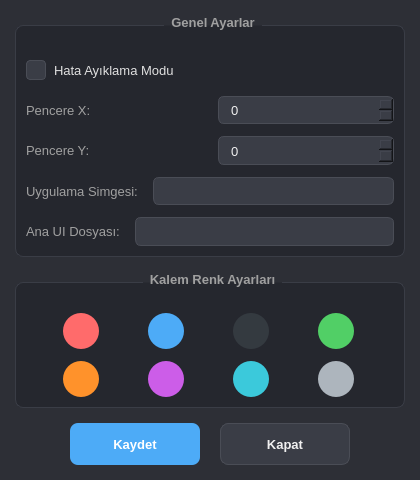
<?xml version="1.0" encoding="UTF-8"?>
<ui version="4.0">
 <class>SettingsWindow</class>
 <widget class="QMainWindow" name="SettingsWindow">
  <property name="geometry">
   <rect>
    <x>0</x>
    <y>0</y>
    <width>420</width>
    <height>480</height>
   </rect>
  </property>
  <property name="minimumSize">
   <size>
    <width>420</width>
    <height>480</height>
   </size>
  </property>
  <property name="maximumSize">
   <size>
    <width>420</width>
    <height>526</height>
   </size>
  </property>
  <property name="windowTitle">
   <string>Ayarlar</string>
  </property>
  <property name="styleSheet">
   <string notr="true">* {
    font-family: 'Segoe UI', 'Arial', sans-serif;
    font-size: 10pt;
}

QMainWindow {
    background-color: #2d2f36;
    color: #f0f0f0;
    border-radius: 12px;
}</string>
  </property>
  <widget class="QWidget" name="centralwidget">
   <layout class="QVBoxLayout" name="verticalLayout">
    <property name="spacing">
     <number>15</number>
    </property>
    <property name="margin">
     <number>15</number>
    </property>
    <item>
     <widget class="QGroupBox" name="general_settings_group">
      <property name="styleSheet">
       <string notr="true">QGroupBox {
    border: 1px solid #3a3d46;
    border-radius: 8px;
    margin-top: 10px;
    font-weight: 600;
    padding-top: 20px;
    background-color: #25272e;
    color: #a0a0a0;
}
QGroupBox::title {
    subcontrol-origin: margin;
    subcontrol-position: top center;
    padding: 0 5px;
    color: #a0a0a0;
}</string>
      </property>
      <property name="title">
       <string>Genel Ayarlar</string>
      </property>
      <layout class="QVBoxLayout" name="verticalLayout_2">
       <property name="spacing">
        <number>12</number>
       </property>
       <property name="margin">
        <number>10</number>
       </property>
       <item>
        <widget class="QCheckBox" name="debug_mode_checkbox">
         <property name="styleSheet">
          <string notr="true">QCheckBox {
    spacing: 8px;
    font-weight: normal;
    padding: 4px 0;
    color: #e0e0e0;
}
QCheckBox::indicator {
    width: 18px;
    height: 18px;
    border-radius: 4px;
    border: 1px solid #4a4d56;
    background-color: #3a3d46;
}
QCheckBox::indicator:checked {
    background-color: #4dabf7;
    border-color: #4dabf7;
    image: url(:/icons/check.svg);
}</string>
         </property>
         <property name="text">
          <string>Hata Ayıklama Modu</string>
         </property>
        </widget>
       </item>
       <item>
        <layout class="QHBoxLayout" name="horizontalLayout">
         <property name="spacing">
          <number>15</number>
         </property>
         <item>
          <widget class="QLabel" name="label_x">
           <property name="styleSheet">
            <string notr="true">font-weight: normal;
color: #a0a0a0;</string>
           </property>
           <property name="text">
            <string>Pencere X:</string>
           </property>
          </widget>
         </item>
         <item>
          <widget class="QSpinBox" name="main_window_x_input">
           <property name="styleSheet">
            <string notr="true">QSpinBox {
    padding: 7px 10px;
    border: 1px solid #4a4d56;
    border-radius: 6px;
    background-color: #3a3d46;
    color: #f0f0f0;
    transition: border-color 0.3s ease, box-shadow 0.3s ease;
}
QSpinBox:hover {
    border-color: #5a5d66;
}
QSpinBox:focus {
    border-color: #4dabf7;
    box-shadow: 0 0 0 2px rgba(77, 171, 247, 0.2);
}</string>
           </property>
           <property name="minimum">
            <number>0</number>
           </property>
           <property name="maximum">
            <number>2000</number>
           </property>
          </widget>
         </item>
        </layout>
       </item>
       <item>
        <layout class="QHBoxLayout" name="horizontalLayout_2">
         <property name="spacing">
          <number>15</number>
         </property>
         <item>
          <widget class="QLabel" name="label_y">
           <property name="styleSheet">
            <string notr="true">font-weight: normal;
color: #a0a0a0;</string>
           </property>
           <property name="text">
            <string>Pencere Y:</string>
           </property>
          </widget>
         </item>
         <item>
          <widget class="QSpinBox" name="main_window_y_input">
           <property name="styleSheet">
            <string notr="true">QSpinBox {
    padding: 7px 10px;
    border: 1px solid #4a4d56;
    border-radius: 6px;
    background-color: #3a3d46;
    color: #f0f0f0;
    transition: border-color 0.3s ease, box-shadow 0.3s ease;
}
QSpinBox:hover {
    border-color: #5a5d66;
}
QSpinBox:focus {
    border-color: #4dabf7;
    box-shadow: 0 0 0 2px rgba(77, 171, 247, 0.2);
}</string>
           </property>
           <property name="minimum">
            <number>0</number>
           </property>
           <property name="maximum">
            <number>2000</number>
           </property>
          </widget>
         </item>
        </layout>
       </item>
       <item>
        <layout class="QHBoxLayout" name="horizontalLayout_3">
         <property name="spacing">
          <number>15</number>
         </property>
         <item>
          <widget class="QLabel" name="label_icon">
           <property name="styleSheet">
            <string notr="true">font-weight: normal;
color: #a0a0a0;</string>
           </property>
           <property name="text">
            <string>Uygulama Simgesi:</string>
           </property>
          </widget>
         </item>
         <item>
          <widget class="QLineEdit" name="app_icon_path_input">
           <property name="styleSheet">
            <string notr="true">QLineEdit {
    padding: 8px 12px;
    border: 1px solid #4a4d56;
    border-radius: 6px;
    background-color: #3a3d46;
    color: #f0f0f0;
    transition: border-color 0.3s ease, box-shadow 0.3s ease;
}
QLineEdit:hover {
    border-color: #5a5d66;
}
QLineEdit:focus {
    border-color: #4dabf7;
    box-shadow: 0 0 0 2px rgba(77, 171, 247, 0.2);
}</string>
           </property>
          </widget>
         </item>
        </layout>
       </item>
       <item>
        <layout class="QHBoxLayout" name="horizontalLayout_4">
         <property name="spacing">
          <number>15</number>
         </property>
         <item>
          <widget class="QLabel" name="label_main_ui">
           <property name="styleSheet">
            <string notr="true">font-weight: normal;
color: #a0a0a0;</string>
           </property>
           <property name="text">
            <string>Ana UI Dosyası:</string>
           </property>
          </widget>
         </item>
         <item>
          <widget class="QLineEdit" name="main_ui_file_input">
           <property name="styleSheet">
            <string notr="true">QLineEdit {
    padding: 8px 12px;
    border: 1px solid #4a4d56;
    border-radius: 6px;
    background-color: #3a3d46;
    color: #f0f0f0;
    transition: border-color 0.3s ease, box-shadow 0.3s ease;
}
QLineEdit:hover {
    border-color: #5a5d66;
}
QLineEdit:focus {
    border-color: #4dabf7;
    box-shadow: 0 0 0 2px rgba(77, 171, 247, 0.2);
}</string>
           </property>
          </widget>
         </item>
        </layout>
       </item>
      </layout>
     </widget>
    </item>
    <item>
     <widget class="QGroupBox" name="color_settings_group">
      <property name="styleSheet">
       <string notr="true">QGroupBox {
    border: 1px solid #3a3d46;
    border-radius: 8px;
    margin-top: 10px;
    font-weight: 600;
    padding-top: 20px;
    background-color: #25272e;
    color: #a0a0a0;
}
QGroupBox::title {
    subcontrol-origin: margin;
    subcontrol-position: top center;
    padding: 0 5px;
    color: #a0a0a0;
}</string>
      </property>
      <property name="title">
       <string>Kalem Renk Ayarları</string>
      </property>
      <layout class="QVBoxLayout" name="verticalLayout_3">
       <property name="spacing">
        <number>15</number>
       </property>
       <property name="margin">
        <number>10</number>
       </property>
       <item>
        <layout class="QGridLayout" name="colorGridLayout">
         <property name="spacing">
          <number>12</number>
         </property>
         <item row="0" column="0">
          <widget class="QPushButton" name="color_red">
           <property name="minimumSize">
            <size>
             <width>36</width>
             <height>36</height>
            </size>
           </property>
           <property name="maximumSize">
            <size>
             <width>36</width>
             <height>36</height>
            </size>
           </property>
           <property name="toolTip">
            <string>Kırmızı</string>
           </property>
           <property name="styleSheet">
            <string notr="true">QPushButton {
    background-color: #ff6b6b;
    border-radius: 18px;
    border: none;
    transition: transform 0.2s ease, box-shadow 0.2s ease;
}
QPushButton:hover {
    transform: scale(1.1);
    box-shadow: 0 0 10px rgba(255, 107, 107, 0.6);
}
QPushButton:pressed {
    transform: scale(0.95);
}</string>
           </property>
           <property name="text">
            <string/>
           </property>
          </widget>
         </item>
         <item row="0" column="1">
          <widget class="QPushButton" name="color_blue">
           <property name="minimumSize">
            <size>
             <width>36</width>
             <height>36</height>
            </size>
           </property>
           <property name="maximumSize">
            <size>
             <width>36</width>
             <height>36</height>
            </size>
           </property>
           <property name="toolTip">
            <string>Mavi</string>
           </property>
           <property name="styleSheet">
            <string notr="true">QPushButton {
    background-color: #4dabf7;
    border-radius: 18px;
    border: none;
    transition: transform 0.2s ease, box-shadow 0.2s ease;
}
QPushButton:hover {
    transform: scale(1.1);
    box-shadow: 0 0 10px rgba(77, 171, 247, 0.6);
}
QPushButton:pressed {
    transform: scale(0.95);
}</string>
           </property>
           <property name="text">
            <string/>
           </property>
          </widget>
         </item>
         <item row="0" column="2">
          <widget class="QPushButton" name="color_black">
           <property name="minimumSize">
            <size>
             <width>36</width>
             <height>36</height>
            </size>
           </property>
           <property name="maximumSize">
            <size>
             <width>36</width>
             <height>36</height>
            </size>
           </property>
           <property name="toolTip">
            <string>Siyah</string>
           </property>
           <property name="styleSheet">
            <string notr="true">QPushButton {
    background-color: #343a40;
    border-radius: 18px;
    border: none;
    transition: transform 0.2s ease, box-shadow 0.2s ease;
}
QPushButton:hover {
    transform: scale(1.1);
    box-shadow: 0 0 10px rgba(52, 58, 64, 0.6);
}
QPushButton:pressed {
    transform: scale(0.95);
}</string>
           </property>
           <property name="text">
            <string/>
           </property>
          </widget>
         </item>
         <item row="0" column="3">
          <widget class="QPushButton" name="color_green">
           <property name="minimumSize">
            <size>
             <width>36</width>
             <height>36</height>
            </size>
           </property>
           <property name="maximumSize">
            <size>
             <width>36</width>
             <height>36</height>
            </size>
           </property>
           <property name="toolTip">
            <string>Yeşil</string>
           </property>
           <property name="styleSheet">
            <string notr="true">QPushButton {
    background-color: #51cf66;
    border-radius: 18px;
    border: none;
    transition: transform 0.2s ease, box-shadow 0.2s ease;
}
QPushButton:hover {
    transform: scale(1.1);
    box-shadow: 0 0 10px rgba(81, 207, 102, 0.6);
}
QPushButton:pressed {
    transform: scale(0.95);
}</string>
           </property>
           <property name="text">
            <string/>
           </property>
          </widget>
         </item>
         <item row="1" column="0">
          <widget class="QPushButton" name="color_custom1">
           <property name="minimumSize">
            <size>
             <width>36</width>
             <height>36</height>
            </size>
           </property>
           <property name="maximumSize">
            <size>
             <width>36</width>
             <height>36</height>
            </size>
           </property>
           <property name="toolTip">
            <string>Turuncu</string>
           </property>
           <property name="styleSheet">
            <string notr="true">QPushButton {
    background-color: #ff922b;
    border-radius: 18px;
    border: none;
    transition: transform 0.2s ease, box-shadow 0.2s ease;
}
QPushButton:hover {
    transform: scale(1.1);
    box-shadow: 0 0 10px rgba(255, 146, 43, 0.6);
}
QPushButton:pressed {
    transform: scale(0.95);
}</string>
           </property>
           <property name="text">
            <string/>
           </property>
          </widget>
         </item>
         <item row="1" column="1">
          <widget class="QPushButton" name="color_custom2">
           <property name="minimumSize">
            <size>
             <width>36</width>
             <height>36</height>
            </size>
           </property>
           <property name="maximumSize">
            <size>
             <width>36</width>
             <height>36</height>
            </size>
           </property>
           <property name="toolTip">
            <string>Mor</string>
           </property>
           <property name="styleSheet">
            <string notr="true">QPushButton {
    background-color: #cc5de8;
    border-radius: 18px;
    border: none;
    transition: transform 0.2s ease, box-shadow 0.2s ease;
}
QPushButton:hover {
    transform: scale(1.1);
    box-shadow: 0 0 10px rgba(204, 93, 232, 0.6);
}
QPushButton:pressed {
    transform: scale(0.95);
}</string>
           </property>
           <property name="text">
            <string/>
           </property>
          </widget>
         </item>
         <item row="1" column="2">
          <widget class="QPushButton" name="color_custom3">
           <property name="minimumSize">
            <size>
             <width>36</width>
             <height>36</height>
            </size>
           </property>
           <property name="maximumSize">
            <size>
             <width>36</width>
             <height>36</height>
            </size>
           </property>
           <property name="toolTip">
            <string>Turkuaz</string>
           </property>
           <property name="styleSheet">
            <string notr="true">QPushButton {
    background-color: #3bc9db;
    border-radius: 18px;
    border: none;
    transition: transform 0.2s ease, box-shadow 0.2s ease;
}
QPushButton:hover {
    transform: scale(1.1);
    box-shadow: 0 0 10px rgba(59, 201, 219, 0.6);
}
QPushButton:pressed {
    transform: scale(0.95);
}</string>
           </property>
           <property name="text">
            <string/>
           </property>
          </widget>
         </item>
         <item row="1" column="3">
          <widget class="QPushButton" name="color_custom4">
           <property name="minimumSize">
            <size>
             <width>36</width>
             <height>36</height>
            </size>
           </property>
           <property name="maximumSize">
            <size>
             <width>36</width>
             <height>36</height>
            </size>
           </property>
           <property name="toolTip">
            <string>Gri</string>
           </property>
           <property name="styleSheet">
            <string notr="true">QPushButton {
    background-color: #adb5bd;
    border-radius: 18px;
    border: none;
    transition: transform 0.2s ease, box-shadow 0.2s ease;
}
QPushButton:hover {
    transform: scale(1.1);
    box-shadow: 0 0 10px rgba(173, 181, 189, 0.6);
}
QPushButton:pressed {
    transform: scale(0.95);
}</string>
           </property>
           <property name="text">
            <string/>
           </property>
          </widget>
         </item>
        </layout>
       </item>
      </layout>
     </widget>
    </item>
    <item>
     <spacer name="verticalSpacer">
      <property name="orientation">
       <enum>Qt::Vertical</enum>
      </property>
      <property name="sizeHint" stdset="0">
       <size>
        <width>20</width>
        <height>30</height>
       </size>
      </property>
     </spacer>
    </item>
    <item>
     <layout class="QHBoxLayout" name="horizontalLayout_6">
      <property name="spacing">
       <number>20</number>
      </property>
      <item>
       <spacer name="horizontalSpacer">
        <property name="orientation">
         <enum>Qt::Horizontal</enum>
        </property>
        <property name="sizeHint" stdset="0">
         <size>
          <width>40</width>
          <height>20</height>
         </size>
        </property>
       </spacer>
      </item>
      <item>
       <widget class="QPushButton" name="save_settings_btn">
        <property name="minimumSize">
         <size>
          <width>130</width>
          <height>42</height>
         </size>
        </property>
        <property name="styleSheet">
         <string notr="true">QPushButton {
    background-color: #4dabf7;
    color: white;
    border: none;
    border-radius: 8px;
    padding: 10px 20px;
    font-weight: 600;
    transition: all 0.3s ease;
}
QPushButton:hover {
    background-color: #339af0;
    transform: translateY(-2px);
    box-shadow: 0 4px 8px rgba(77, 171, 247, 0.3);
}
QPushButton:pressed {
    background-color: #228be6;
    transform: translateY(0);
    box-shadow: 0 2px 4px rgba(77, 171, 247, 0.2);
}</string>
        </property>
        <property name="text">
         <string>Kaydet</string>
        </property>
       </widget>
      </item>
      <item>
       <widget class="QPushButton" name="close_settings_btn">
        <property name="minimumSize">
         <size>
          <width>130</width>
          <height>42</height>
         </size>
        </property>
        <property name="styleSheet">
         <string notr="true">QPushButton {
    background-color: #3a3d46;
    color: #f0f0f0;
    border: 1px solid #4a4d56;
    border-radius: 8px;
    padding: 10px 20px;
    font-weight: 600;
    transition: all 0.3s ease;
}
QPushButton:hover {
    background-color: #4a4d56;
    transform: translateY(-2px);
    box-shadow: 0 4px 8px rgba(0, 0, 0, 0.2);
}
QPushButton:pressed {
    background-color: #2a2d36;
    transform: translateY(0);
}</string>
        </property>
        <property name="text">
         <string>Kapat</string>
        </property>
       </widget>
      </item>
      <item>
       <spacer name="horizontalSpacer_2">
        <property name="orientation">
         <enum>Qt::Horizontal</enum>
        </property>
        <property name="sizeHint" stdset="0">
         <size>
          <width>40</width>
          <height>20</height>
         </size>
        </property>
       </spacer>
      </item>
     </layout>
    </item>
   </layout>
  </widget>
 </widget>
 <resources/>
 <connections/>
</ui>
